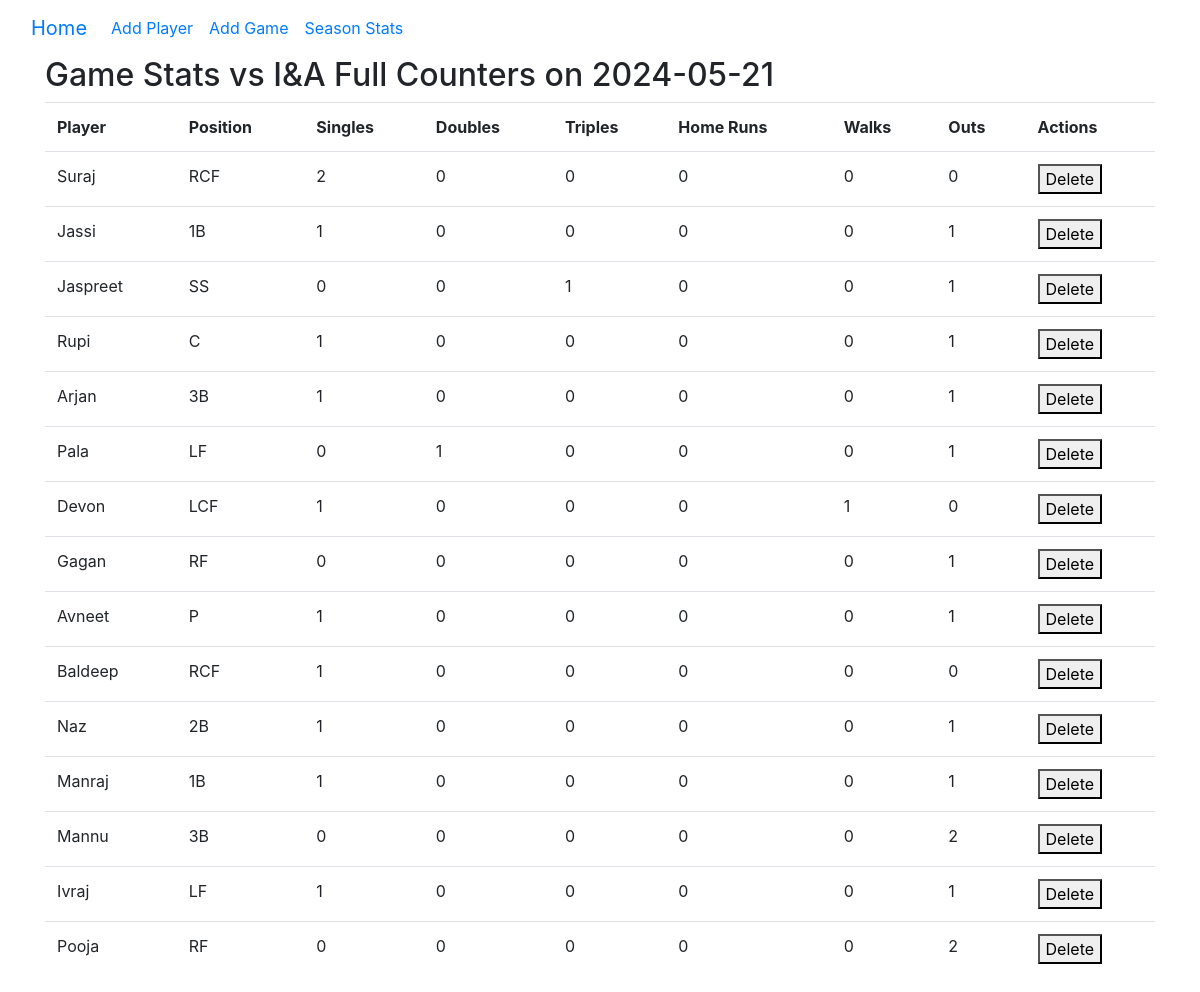
The page /game_stats/3 on the database its author committed.
### app/models.py (models this page shows, shortened)
class Game(db.Model):
    id = db.Column(db.Integer, primary_key=True)
    date = db.Column(db.Date, default=datetime.utcnow)
    opponent = db.Column(db.String(64))
    score_own = db.Column(db.Integer, default=0, nullable=True)
    score_opponent = db.Column(db.Integer, default=0, nullable=True)
    players = db.relationship('PlayerStats', backref='game', lazy=True)

class PlayerStats(db.Model):
    id = db.Column(db.Integer, primary_key=True)
    player_id = db.Column(db.Integer, db.ForeignKey('player.id'))
    game_id = db.Column(db.Integer, db.ForeignKey('game.id'))
    singles = db.Column(db.Integer, default=0)
    doubles = db.Column(db.Integer, default=0)
    triples = db.Column(db.Integer, default=0)
    home_runs = db.Column(db.Integer, default=0)
    walks = db.Column(db.Integer, default=0)
    outs = db.Column(db.Integer, default=0)
    position = db.Column(db.String(20))  # Add position field

class Player(db.Model):
    id = db.Column(db.Integer, primary_key=True)
    name = db.Column(db.String(64), index=True, unique=True)
    singles = db.Column(db.Integer, default=0)
    doubles = db.Column(db.Integer, default=0)
    triples = db.Column(db.Integer, default=0)
    home_runs = db.Column(db.Integer, default=0)
    walks = db.Column(db.Integer, default=0)
    outs = db.Column(db.Integer, default=0)
    player_stats = db.relationship('PlayerStats', backref='player', lazy=True)

### app/routes.py (the view)
@bp.route('/game_stats/<int:game_id>')
def game_stats(game_id):
    game = Game.query.get_or_404(game_id)
    player_stats = PlayerStats.query.filter_by(game_id=game.id).all()
    return render_template('game_stats.html', game=game, player_stats=player_stats)

### app/templates/game_stats.html
{% extends "layout.html" %}
{% block content %}
  <h2>Game Stats vs {{ game.opponent }} on {{ game.date }}</h2>
  <table class="table">
    <tr>
      <th>Player</th>
      <th>Position</th>
      <th>Singles</th>
      <th>Doubles</th>
      <th>Triples</th>
      <th>Home Runs</th>
      <th>Walks</th>
      <th>Outs</th>
      <th>Actions</th>
    </tr>
    {% for stat in player_stats %}
    <tr>
      <td>{{ stat.player.name }}</td>
      <td>{{ stat.position }}</td>
      <td>{{ stat.singles }}</td>
      <td>{{ stat.doubles }}</td>
      <td>{{ stat.triples }}</td>
      <td>{{ stat.home_runs }}</td>
      <td>{{ stat.walks }}</td>
      <td>{{ stat.outs }}</td>
      <td>
        <form action="{{ url_for('routes.delete_player_stats', player_stats_id=stat.id) }}" method="POST" style="display:inline;">
          <button type="submit">Delete</button>
        </form>
      </td>
    </tr>
    {% endfor %}
  </table>
{% endblock %}

### rows shown on the page
Game: opponent "I&A Full Counters", date "2024-05-21"
PlayerStats: player.name "Suraj", position "RCF", singles "2", doubles "0", triples "0", home_runs "0", walks "0", outs "0"
PlayerStats: player.name "Jassi", position "1B", singles "1", doubles "0", triples "0", home_runs "0", walks "0", outs "1"
PlayerStats: player.name "Jaspreet", position "SS", singles "0", doubles "0", triples "1", home_runs "0", walks "0", outs "1"
PlayerStats: player.name "Rupi", position "C", singles "1", doubles "0", triples "0", home_runs "0", walks "0", outs "1"
PlayerStats: player.name "Arjan", position "3B", singles "1", doubles "0", triples "0", home_runs "0", walks "0", outs "1"
PlayerStats: player.name "Pala", position "LF", singles "0", doubles "1", triples "0", home_runs "0", walks "0", outs "1"
PlayerStats: player.name "Devon", position "LCF", singles "1", doubles "0", triples "0", home_runs "0", walks "1", outs "0"
PlayerStats: player.name "Gagan", position "RF", singles "0", doubles "0", triples "0", home_runs "0", walks "0", outs "1"
PlayerStats: player.name "Avneet", position "P", singles "1", doubles "0", triples "0", home_runs "0", walks "0", outs "1"
PlayerStats: player.name "Baldeep", position "RCF", singles "1", doubles "0", triples "0", home_runs "0", walks "0", outs "0"
PlayerStats: player.name "Naz", position "2B", singles "1", doubles "0", triples "0", home_runs "0", walks "0", outs "1"
PlayerStats: player.name "Manraj", position "1B", singles "1", doubles "0", triples "0", home_runs "0", walks "0", outs "1"
PlayerStats: player.name "Mannu", position "3B", singles "0", doubles "0", triples "0", home_runs "0", walks "0", outs "2"
PlayerStats: player.name "Ivraj", position "LF", singles "1", doubles "0", triples "0", home_runs "0", walks "0", outs "1"
PlayerStats: player.name "Pooja", position "RF", singles "0", doubles "0", triples "0", home_runs "0", walks "0", outs "2"
